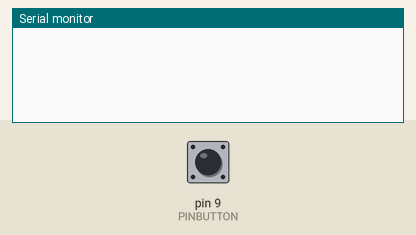
Simulated run of this program. Board: Arduino Mega 2560, built with avr-gcc and run on an emulated ATmega2560. Parts: the last lines printed to the serial monitor. The inputs (shaded band) are chosen by the test bench; at power-on: pin 9 (PINBUTTON) LOW.

Above: at 6.2 s.
6.3 s: pin 9 (PINBUTTON) pulled HIGH for 0.15 s
At 6.43 s:
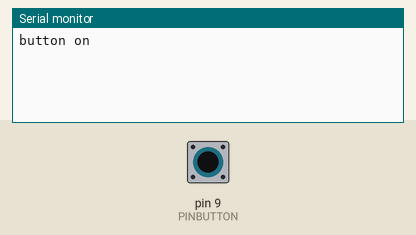
At 7.1 s:
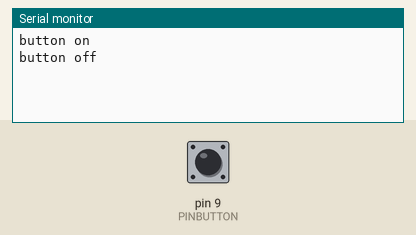

Measured:
- after the input at 6.3 s, the serial monitor: prints a new line at once (image 1)

The program:

main.cpp
```cpp
// (licence header left out)
#include <SoftwareSerial.h>                         // Software Serial Port

#define RxD         7
#define TxD         6

#define PINBUTTON   9                               // pin of button

#define DEBUG_ENABLED  1

void setupBlueToothConnection();


SoftwareSerial blueToothSerial(RxD,TxD);

void setup()
{
    Serial.begin(9600);
    pinMode(RxD, INPUT);
    pinMode(TxD, OUTPUT);
    pinMode(PINBUTTON, INPUT);

    setupBlueToothConnection();
    //wait 1s and flush the serial buffer
    delay(1000);
    Serial.flush();
    blueToothSerial.flush();
}

void loop()
{

    static unsigned char state = 0;             // led off

    if(digitalRead(PINBUTTON))
    {
        state = 1-state;

        Serial.println("button on");

        blueToothSerial.print(state);

        delay(10);
        while(digitalRead(PINBUTTON))       // until button release
        {
            delay(10);
        }

        Serial.println("button off");
    }
}

/***************************************************************************
 * Function Name: setupBlueToothConnection
 * Description:  initilizing bluetooth connction
 * Parameters:
 * Return:
***************************************************************************/
void setupBlueToothConnection()
{


    blueToothSerial.begin(9600);

	blueToothSerial.print("AT");
	delay(400);

	blueToothSerial.print("AT+DEFAULT");             // Restore all setup value to factory setup
	delay(2000);

	blueToothSerial.print("AT+NAMESeeedMaster");    // set the bluetooth name as "SeeedMaster" ,the length of bluetooth name must less than 12 characters.
	delay(400);

	blueToothSerial.print("AT+ROLEM");             // set the bluetooth work in slave mode
	delay(400);


	blueToothSerial.print("AT+AUTH1");
    delay(400);

	blueToothSerial.print("AT+CLEAR");             // Clear connected device mac address
    delay(400);

    blueToothSerial.flush();


}
```
